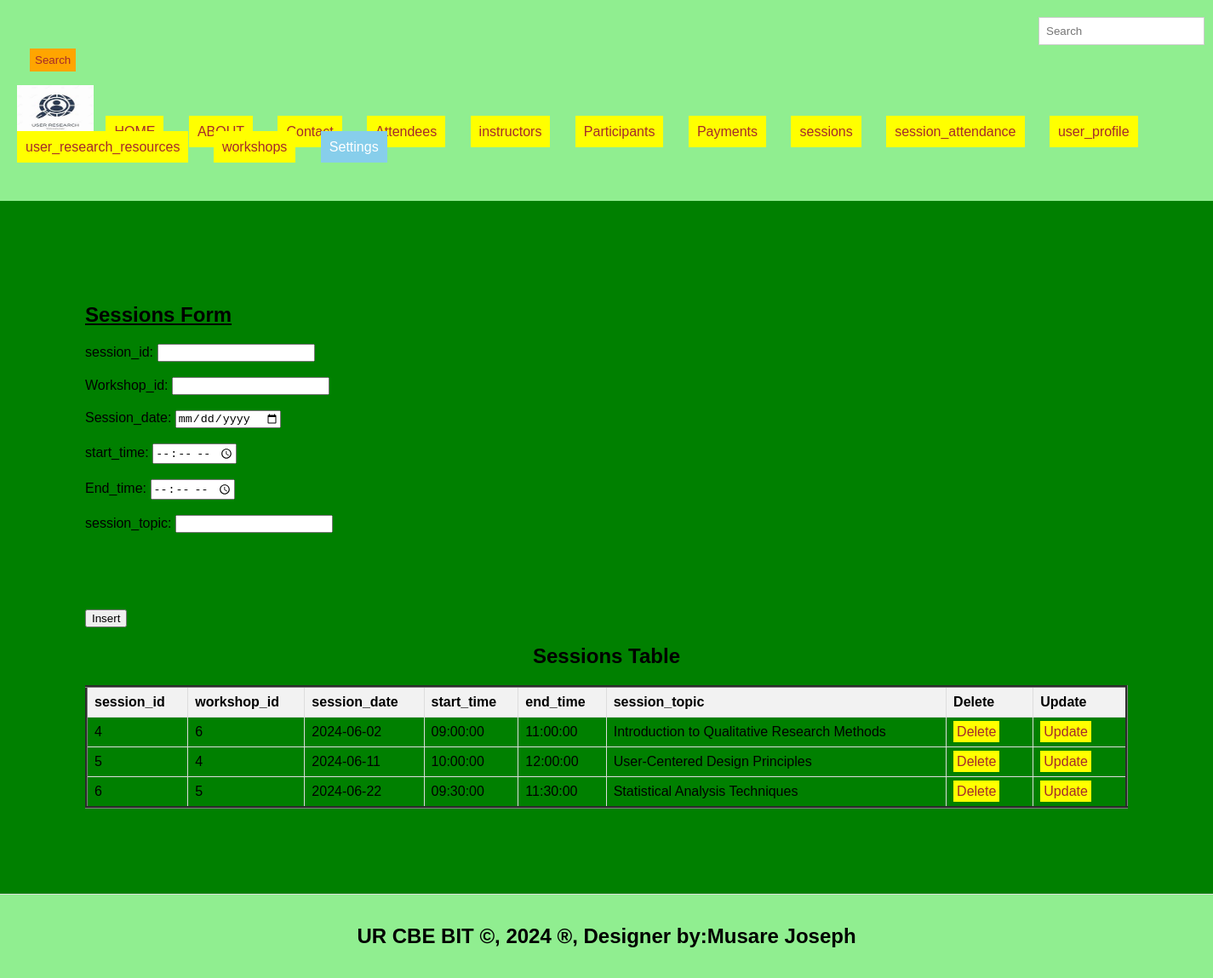
Screenshot of /sessions.php with the database file from the repository.
### tables this page shows
CREATE TABLE `sessions` (
  `session_id` int(11) NOT NULL,
  `workshop_id` int(11) DEFAULT NULL,
  `session_date` date DEFAULT NULL,
  `start_time` time DEFAULT NULL,
  `end_time` time DEFAULT NULL,
  `session_topic` varchar(200) DEFAULT NULL
);

### sessions.php (the view, shortened to what this page needs)
<!DOCTYPE html>
<html lang="en">
<head>
  <link rel="stylesheet" type="text/css" href="styles.css" title="style 1" media="screen, tv, projection, handheld, print"/>
  </head>
  <header>
<body bgcolor="green">
  <form class="d-flex" role="search" action="search.php">
      <input class="form-control me-2" type="search" placeholder="Search" aria-label="Search" name="query">
      <button class="btn btn-outline-success" type="submit">Search</button>
    </form>
  <ul style="list-style-type: none; padding: 0;">
    <li style="display: inline; margin-right: 10px;">
    <img src="./image/logos.jpeg" width="90" height="60" alt="Logo">
  </li>
      <li style="display: inline; margin-right: 10px;"><a href="./home.html">HOME</a>
  </li>
    <li style="display: inline; margin-right: 10px;"><a href="./about.html">ABOUT</a>
  </li>
  <li style="display: inline; margin-right: 10px;"><a href="./Contact.html">Contact</a>
  </li>
    <li style="display: inline; margin-right: 10px;"><a href="./attendees.php">Attendees</a>
  </li>
    <li style="display: inline; margin-right: 10px;"><a href="./instructors.php">instructors</a>
  </li>
    <li style="display: inline; margin-right: 10px;"><a href="./participants.php">Participants</a>
  </li>
    <li style="display: inline; margin-right: 10px;"><a href="./payments.php">Payments</a>
  </li>
    <li style="display: inline; margin-right: 10px;"><a href="./sessions.php">sessions</a>
  </li>
    <li style="display: inline; margin-right: 10px;"><a href="./session_attendance.php">session_attendance</a>
  </li>  <li style="display: inline; margin-right: 10px;"><a href="./user_profile.php">user_profile</a>
  </li>
    <li style="display: inline; margin-right: 10px;"><a href="./user_research_resources.php">user_research_resources</a>
  </li>
<li style="display: inline; margin-right: 10px;"><a href="./workshops.php">workshops</a>
  </li>
    <li class="dropdown" style="display: inline; margin-right: 10px;">
      <a href="#" style="padding: 10px; color: white; background-color: skyblue; text-decoration: none; margin-right: 15px;">Settings</a>
    </li><br><br>
  </ul>
</header>
<section>
    <h1><u>Sessions Form</u></h1>
<form method="post" onsubmit="return confirmInsert();">
    <label for="Session_id">session_id:</label>
    <input type="number" id="book_id" name="book_id" required><br><br>
    <label for="workshop_id">Workshop_id:</label>
    <input type="number" id="ride_id" name="ride_id" required><br><br>
    <label for="session_date">Session_date:</label>
    <input type="date" id="passenger_id" name="passenger_id" required><br><br>
    <label for="start_time">start_time:</label>
    <input type="time" id="passengerid" name="passengerid" required><br><br>
    <label for="end_time">End_time:</label>
    <input type="time" id="passengeid" name="passengeid" required><br><br>
    <label for="session_topic">session_topic:</label>
    <input type="number" id="passengid" name="passengid" required><br><br>
        </select><br><br>
    </select><br><br>
    <input type="submit" name="add" value="Insert">
</form>
<!DOCTYPE html>
<html>
<head>
</head>
<body>
    <center><h2>Sessions Table</h2></center>
    <table border="3">
        <tr>
            <th>session_id</th>
            <th>workshop_id</th>
            <th>session_date</th>
            <th>start_time</th>
            <th>end_time</th>
            <th>session_topic</th>
            <th>Delete</th>
            <th>Update</th>
        </tr>
<?php
include('db_connection.php');
$sql = "SELECT * FROM sessions";
$result = $connection->query($sql);
if ($result->num_rows > 0) {
    while ($row = $result->fetch_assoc()) {
        $session_id = $row['session_id'];
        echo "<tr>
            <td>" . $row['session_id'] . "</td>
            <td>" . $row['workshop_id'] . "</td>
            <td>" . $row['session_date'] . "</td>
            <td>" . $row['start_time'] . "</td>
            <td>" . $row['end_time'] . "</td>
            <td>" . $row['session_topic'] . "</td>
            <td><a style='padding:4px' href='delete_sessions.php?session_id=$session_id'>Delete</a></td>
            <td><a style='padding:4px' href='update_sessions.php?session_id=$session_id'>Update</a></td>
        </tr>";
    }
} else {
    echo "<tr><td colspan='7'>No data found</td></tr>";
}
?>
      </table>
</body>
</section>
<footer>
  <center>
   <b><h2>UR CBE BIT &copy, 2024 &reg, Designer by:Musare Joseph</h2></b>
  </center>
</footer>
</body>
</html>

### styles.css (style rules this page uses)
body { font-family: Arial, sans-serif; margin: 0; padding: 0; }
.form-control { padding: 8px; margin-left: 4px; border: 1px solid #ccc; }
.btn { padding: 6px; background-color: orange; color: brown; border: none; }
.dropdown { position: relative; display: inline; margin-right: 10px; }
body { font-family: Arial,sans-serif; margin:0; padding:0; }
header { background-color:lightgreen; padding: 20px; }
.dropdown { position: right; display:right; direction:rtl; }
section { padding:100px; border-bottom: 1px solid #ddd; }
footer { text-align: center; padding: 15px; background-color:lightgreen; }

### sessions.php (style rules this page uses)
a { padding: 10px; color: white; background-color: yellow; text-decoration: none; margin-right: 15px; }
a:link { color: brown; }
button.btn { margin-left: 15px; margin-top: 4px; }
input.form-control { margin-left: 1200px; padding: 8px; }
table { width: 100%; border-collapse: collapse; }
th, td { border: 1px solid #ddd; padding: 8px; text-align: left; }
th { background-color: #f2f2f2; }

### rows the page displays
sessions: session_id "4", workshop "6", session_date "2024-06-02", start_time "09:00:00", end_time "11:00:00", session_topic "Introduction to Qualitative Research Methods"
sessions: session_id "5", workshop "4", session_date "2024-06-11", start_time "10:00:00", end_time "12:00:00", session_topic "User-Centered Design Principles"
sessions: session_id "6", workshop "5", session_date "2024-06-22", start_time "09:30:00", end_time "11:30:00", session_topic "Statistical Analysis Techniques"
